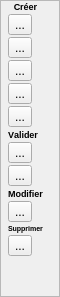
             <widget class="QFrame" name="frame_ToolsCreate">
              <property name="minimumSize">
               <size>
                <width>60</width>
                <height>0</height>
               </size>
              </property>
              <property name="maximumSize">
               <size>
                <width>36</width>
                <height>16777215</height>
               </size>
              </property>
              <property name="toolTipDuration">
               <number>-4</number>
              </property>
              <property name="frameShape">
               <enum>QFrame::StyledPanel</enum>
              </property>
              <property name="frameShadow">
               <enum>QFrame::Raised</enum>
              </property>
              <property name="lineWidth">
               <number>0</number>
              </property>
              <layout class="QHBoxLayout" name="horizontalLayout_16">
               <property name="spacing">
                <number>0</number>
               </property>
               <property name="leftMargin">
                <number>0</number>
               </property>
               <property name="topMargin">
                <number>0</number>
               </property>
               <property name="rightMargin">
                <number>9</number>
               </property>
               <property name="bottomMargin">
                <number>0</number>
               </property>
               <item>
                <layout class="QGridLayout" name="gridLayout_7">
                 <property name="spacing">
                  <number>2</number>
                 </property>
                 <item row="8" column="0">
                  <widget class="QToolButton" name="toolButton_ValiderPolyline">
                   <property name="toolTip">
                    <string>Valider le Polyline</string>
                   </property>
                   <property name="text">
                    <string>...</string>
                   </property>
                   <property name="icon">
                    <iconset resource="openjardin.qrc">
                     <normaloff>:/images/polylineValider.png</normaloff>:/images/polylineValider.png</iconset>
                   </property>
                   <property name="iconSize">
                    <size>
                     <width>32</width>
                     <height>32</height>
                    </size>
                   </property>
                  </widget>
                 </item>
                 <item row="12" column="0">
                  <widget class="QToolButton" name="toolButton_DeleteObjet">
                   <property name="toolTip">
                    <string>Supprimer l'objet sélectionné</string>
                   </property>
                   <property name="text">
                    <string>...</string>
                   </property>
                   <property name="icon">
                    <iconset resource="openjardin.qrc">
                     <normaloff>:/images/delete.png</normaloff>:/images/delete.png</iconset>
                   </property>
                   <property name="iconSize">
                    <size>
                     <width>32</width>
                     <height>32</height>
                    </size>
                   </property>
                  </widget>
                 </item>
                 <item row="6" column="0">
                  <widget class="QLabel" name="label_59">
                   <property name="font">
                    <font>
                     <pointsize>7</pointsize>
                     <weight>75</weight>
                     <bold>true</bold>
                     <kerning>false</kerning>
                    </font>
                   </property>
                   <property name="text">
                    <string>Valider</string>
                   </property>
                  </widget>
                 </item>
                 <item row="5" column="0">
                  <widget class="QToolButton" name="toolButton_newPolygon">
                   <property name="toolTip">
                    <string>Créer une parcelle en forme de  polygone ou polyline</string>
                   </property>
                   <property name="text">
                    <string>...</string>
                   </property>
                   <property name="icon">
                    <iconset resource="openjardin.qrc">
                     <normaloff>:/images/polynew.png</normaloff>:/images/polynew.png</iconset>
                   </property>
                   <property name="iconSize">
                    <size>
                     <width>32</width>
                     <height>32</height>
                    </size>
                   </property>
                   <property name="checkable">
                    <bool>true</bool>
                   </property>
                   <property name="autoExclusive">
                    <bool>false</bool>
                   </property>
                  </widget>
                 </item>
                 <item row="10" column="0">
                  <widget class="QToolButton" name="toolButton_modifierPolygon">
                   <property name="toolTip">
                    <string>Modifier le polygone ou le Polyline</string>
                   </property>
                   <property name="text">
                    <string>...</string>
                   </property>
                   <property name="icon">
                    <iconset resource="openjardin.qrc">
                     <normaloff>:/images/polylinemodifier.png</normaloff>:/images/polylinemodifier.png</iconset>
                   </property>
                   <property name="iconSize">
                    <size>
                     <width>32</width>
                     <height>32</height>
                    </size>
                   </property>
                   <property name="checkable">
                    <bool>true</bool>
                   </property>
                  </widget>
                 </item>
                 <item row="0" column="0">
                  <widget class="QLabel" name="label_52">
                   <property name="font">
                    <font>
                     <pointsize>7</pointsize>
                     <weight>75</weight>
                     <bold>true</bold>
                    </font>
                   </property>
                   <property name="autoFillBackground">
                    <bool>false</bool>
                   </property>
                   <property name="text">
                    <string>Créer</string>
                   </property>
                   <property name="alignment">
                    <set>Qt::AlignCenter</set>
                   </property>
                  </widget>
                 </item>
                 <item row="4" column="0">
                  <widget class="QToolButton" name="toolButton_InsertImage">
                   <property name="toolTip">
                    <string>Ajouter une image dans le plan</string>
                   </property>
                   <property name="text">
                    <string>...</string>
                   </property>
                   <property name="icon">
                    <iconset resource="openjardin.qrc">
                     <normaloff>:/images/add_image.png</normaloff>:/images/add_image.png</iconset>
                   </property>
                   <property name="iconSize">
                    <size>
                     <width>32</width>
                     <height>32</height>
                    </size>
                   </property>
                   <property name="checkable">
                    <bool>false</bool>
                   </property>
                   <property name="autoExclusive">
                    <bool>false</bool>
                   </property>
                  </widget>
                 </item>
                 <item row="9" column="0">
                  <widget class="QLabel" name="label_48">
                   <property name="font">
                    <font>
                     <pointsize>7</pointsize>
                     <weight>75</weight>
                     <bold>true</bold>
                    </font>
                   </property>
                   <property name="text">
                    <string>Modifier</string>
                   </property>
                   <property name="alignment">
                    <set>Qt::AlignCenter</set>
                   </property>
                  </widget>
                 </item>
                 <item row="7" column="0">
                  <widget class="QToolButton" name="toolButton_validerPolygone">
                   <property name="toolTip">
                    <string>Valider le Polygone</string>
                   </property>
                   <property name="text">
                    <string>...</string>
                   </property>
                   <property name="icon">
                    <iconset resource="openjardin.qrc">
                     <normaloff>:/images/polyValider.png</normaloff>:/images/polyValider.png</iconset>
                   </property>
                   <property name="iconSize">
                    <size>
                     <width>32</width>
                     <height>32</height>
                    </size>
                   </property>
                  </widget>
                 </item>
                 <item row="2" column="0">
                  <widget class="QToolButton" name="toolButton_InsertRoudedRectangle">
                   <property name="toolTip">
                    <string>Créer un équipement</string>
                   </property>
                   <property name="toolTipDuration">
                    <number>-7</number>
                   </property>
                   <property name="text">
                    <string>...</string>
                   </property>
                   <property name="icon">
                    <iconset resource="openjardin.qrc">
                     <normaloff>:/images/1474941845_Rounded_rectangle.png</normaloff>:/images/1474941845_Rounded_rectangle.png</iconset>
                   </property>
                   <property name="iconSize">
                    <size>
                     <width>32</width>
                     <height>32</height>
                    </size>
                   </property>
                   <property name="checkable">
                    <bool>false</bool>
                   </property>
                   <property name="autoExclusive">
                    <bool>false</bool>
                   </property>
                  </widget>
                 </item>
                 <item row="11" column="0">
                  <widget class="QLabel" name="label_60">
                   <property name="font">
                    <font>
                     <pointsize>5</pointsize>
                     <weight>75</weight>
                     <bold>true</bold>
                    </font>
                   </property>
                   <property name="text">
                    <string>Supprimer</string>
                   </property>
                  </widget>
                 </item>
                 <item row="23" column="0">
                  <spacer name="verticalSpacer">
                   <property name="orientation">
                    <enum>Qt::Vertical</enum>
                   </property>
                   <property name="sizeHint" stdset="0">
                    <size>
                     <width>20</width>
                     <height>40</height>
                    </size>
                   </property>
                  </spacer>
                 </item>
                 <item row="1" column="0">
                  <widget class="QToolButton" name="toolButton_InsertRectangle">
                   <property name="toolTip">
                    <string>Créer une parcelle rectangulaire</string>
                   </property>
                   <property name="text">
                    <string>...</string>
                   </property>
                   <property name="icon">
                    <iconset resource="openjardin.qrc">
                     <normaloff>:/images/1474941749_Restangle.png</normaloff>:/images/1474941749_Restangle.png</iconset>
                   </property>
                   <property name="iconSize">
                    <size>
                     <width>32</width>
                     <height>32</height>
                    </size>
                   </property>
                   <property name="checkable">
                    <bool>false</bool>
                   </property>
                   <property name="autoExclusive">
                    <bool>false</bool>
                   </property>
                  </widget>
                 </item>
                 <item row="3" column="0">
                  <widget class="QToolButton" name="toolButton_InsertCircle">
                   <property name="toolTip">
                    <string>Créer une plantation</string>
                   </property>
                   <property name="text">
                    <string>...</string>
                   </property>
                   <property name="icon">
                    <iconset resource="openjardin.qrc">
                     <normaloff>:/images/1474941775_Ellipse.png</normaloff>:/images/1474941775_Ellipse.png</iconset>
                   </property>
                   <property name="iconSize">
                    <size>
                     <width>32</width>
                     <height>32</height>
                    </size>
                   </property>
                   <property name="checkable">
                    <bool>false</bool>
                   </property>
                   <property name="autoExclusive">
                    <bool>false</bool>
                   </property>
                  </widget>
                 </item>
                </layout>
               </item>
              </layout>
             </widget>
